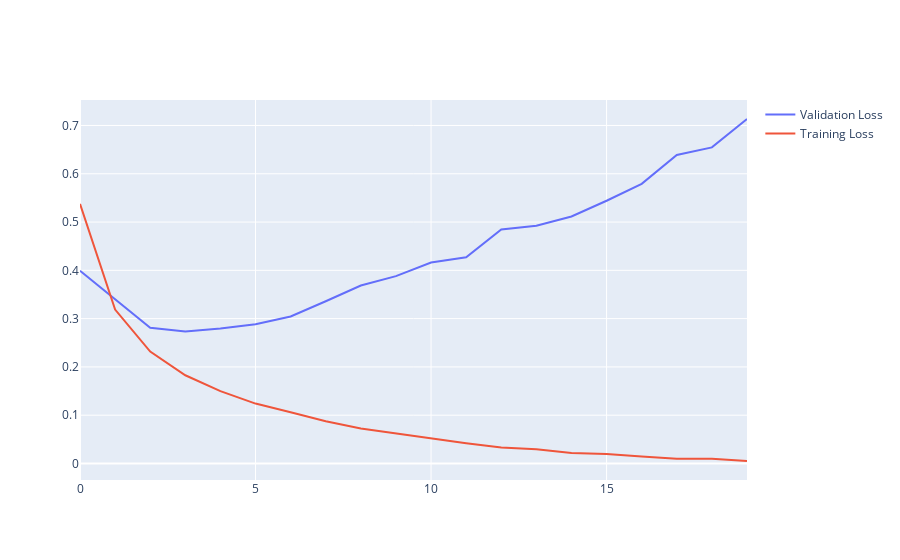

This figure's notebook cell:
### Code cell
# Show validation and training loss

import plotly.graph_objects as go

train_loss = history.history['loss']
validation_loss = history.history['val_loss']

epochs = np.asarray(range(0, len(train_loss)))

fig = go.Figure()
fig.add_trace(go.Scatter(x=epochs, y=validation_loss, name='Validation Loss'))
fig.add_trace(go.Scatter(x=epochs, y=train_loss, name='Training Loss'))
fig.show()

### Figure 1 — Plotly figure (JSON) as saved in the notebook; plotly's stock layout.template omitted (floating-point values rounded to 4 significant figures)
{"data": [{"name": "Validation Loss", "type": "scatter", "x": [0, 1, 2, 3, 4, 5, 6, 7, 8, 9, 10, 11, 12, 13, 14, 15, 16, 17, 18, 19], "y": [0.3993, 0.34, 0.2812, 0.2734, 0.2795, 0.2885, 0.3044, 0.336, 0.3685, 0.388, 0.4162, 0.4269, 0.4846, 0.4922, 0.5115, 0.5442, 0.5792, 0.6389, 0.6547, 0.7134]}, {"name": "Training Loss", "type": "scatter", "x": [0, 1, 2, 3, 4, 5, 6, 7, 8, 9, 10, 11, 12, 13, 14, 15, 16, 17, 18, 19], "y": [0.5376, 0.3187, 0.2319, 0.1827, 0.1498, 0.1241, 0.1061, 0.08754, 0.07227, 0.0624, 0.05119, 0.0419, 0.03328, 0.02929, 0.02173, 0.01957, 0.01445, 0.009766, 0.009861, 0.005146]}], "layout": {}}
